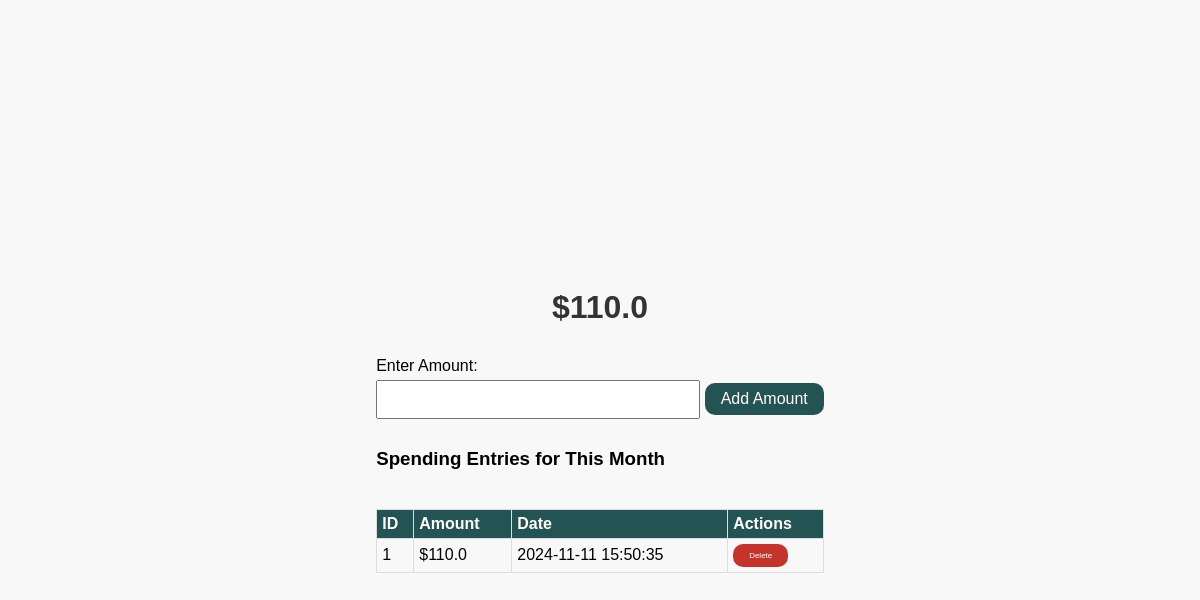
Page /budget on the committed database.
### app.py (models this page shows)
class Spending(db.Model):
    id = db.Column(db.Integer, primary_key=True, autoincrement=True)
    amount = db.Column(db.Float, nullable=False)
    date = db.Column(db.DateTime, default=datetime.utcnow)

### app.py (the view)
@app.route('/budget', methods=['GET'])
def track_spending_page():
    current_month = datetime.utcnow().month
    current_year = datetime.utcnow().year
    total_spending = db.session.query(db.func.sum(Spending.amount)).filter(
        db.extract('month', Spending.date) == current_month,
        db.extract('year', Spending.date) == current_year
    ).scalar() or 0  # Default to 0 if no data
    spending_entries = Spending.query.filter(
        db.extract('month', Spending.date) == current_month,
        db.extract('year', Spending.date) == current_year
    ).all()
    return render_template('budget.html', total_spending=total_spending, spending_entries=spending_entries)

### templates/budget.html (shortened to what this page needs)
<!DOCTYPE html>
<html lang="en">
<head>
</head>
<body style="display: grid; place-content: center; height: 100vh; margin: 0;">
    <h1 style="text-align: center;">${{ total_spending}}</h1>
    <form id="addSpendingForm">
        <label for="amount">Enter Amount:</label>
        <input type="number" id="amount" name="amount" step="0.01" required>
        <button type="submit">Add Amount</button>
    </form>
    <h3>Spending Entries for This Month</h3>
    <table id="spendingTable">
        <thead>
            <tr>
                <th>ID</th>
                <th>Amount</th>
                <th>Date</th>
                <th>Actions</th>
            </tr>
        </thead>
        <tbody>
            {% for entry in spending_entries %}
                <tr data-id="{{ entry.id }}">
                    <td>{{ entry.id }}</td>
                    <td>${{ entry.amount }}</td>
                    <td>{{ entry.date.strftime('%Y-%m-%d %H:%M:%S') }}</td>
                    <td><button class="delete-button" onclick="confirmDelete({{ entry.id }})">Delete</button></td>
                </tr>
            {% endfor %}
        </tbody>
    </table>
</body>
</html>

### templates/budget.html (style rules this page uses)
body { font-family: Arial, sans-serif; margin: 20px; padding: 20px; background-color: #f8f8f8; }
h1, h2 { color: #333; }
label { display: block; margin: 10px 0 5px; }
input { margin-bottom: 10px; padding: 10px; width: 300px; }
button { padding: 7px 16px; font-size: 16px; color: white; background-color: #245353; border: none; border-radius: 10px; cursor: pointer; }
table { width: 100%; border-collapse: collapse; margin-top: 20px; }
th, td { padding: 5px; border: 1px solid #ddd; text-align: left; }
th { background-color: #245353; color: white; }
.delete-button { font-size: 8px; background-color: #c5342a; }

### rows in the picture
Spending: id "1", amount "110.0", date "2024-11-11 15:50:35"

### other values in the picture
{{ total_spending }} "110.0"
